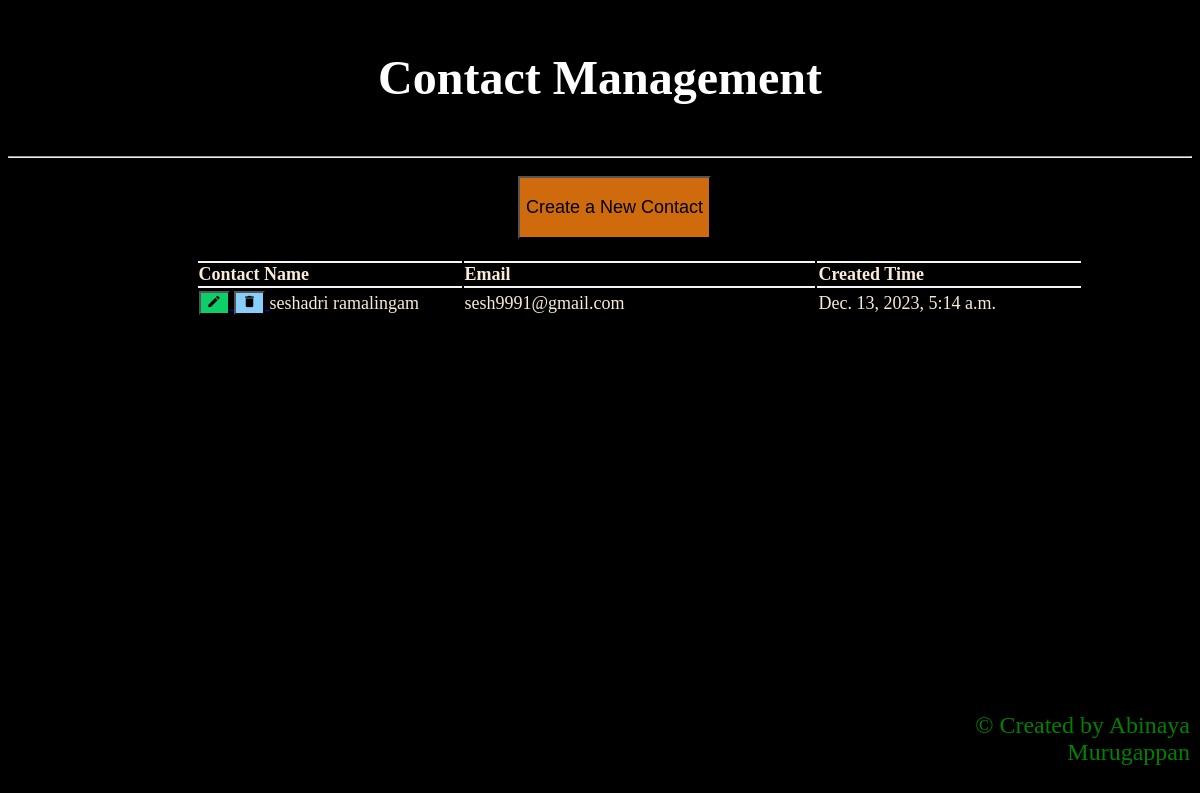
Before: /contacts/ with the older database file.
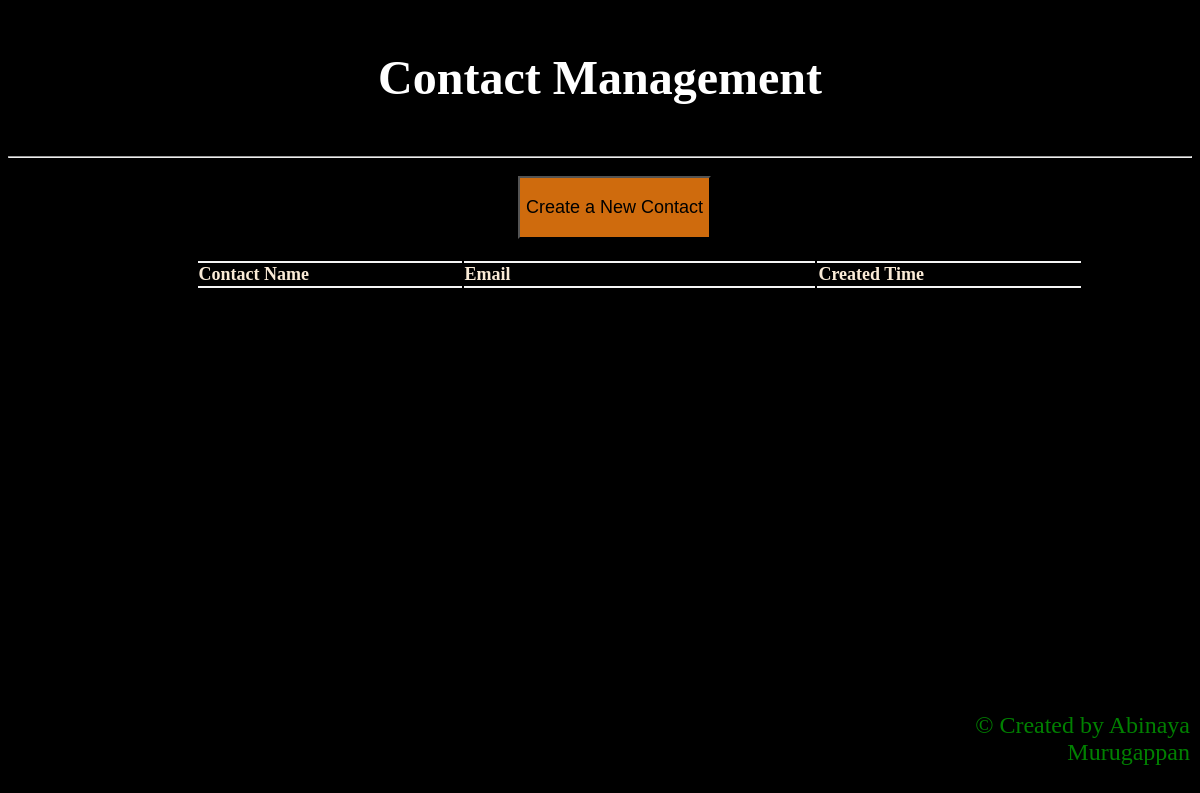
After: the same page with the newer database file.
### contacts/models.py (models this page shows, shortened)
class Contact(models.Model):
    name = models.CharField(max_length=100)
    email = models.EmailField()
    created_time = models.DateTimeField("time published")
    notes = models.CharField(max_length=500, null=True, blank=True)

### contacts/views.py (the view)
# urls.py: urlpatterns = [path("", views.contacts_list, name="contacts_list"),
def contacts_list(request):
    contacts = Contact.objects.all()
    return render(request, 'contacts/contact_list.html', {'contacts': contacts})

### contacts/templates/contacts/contact_list.html (shortened to what this page needs)
<!DOCTYPE html>
<html lang="en">
<head>
</head>
<body>
<div class = "heading">
    <h1>Contact Management</h1>
</div>
<hr>
<div class="create-btn-div">
    <a href="{% url 'contact_create'%}">
        <button type="button" class="create-button">
            <p class="create-button-txt">Create a New Contact</p>
        </button>
    </a>
</div>
<div class = "table">
    <table>
        <thead>
            <tr>
                <th>Contact Name</th>
                <th>Email</th>
                <th>Created Time</th>
            </tr>
        </thead>
        <tbody>
            {% for contact in contacts %}
                <tr>
                    <td>
                        <a href="{% url 'contact_details' contact.id %}">
                            <button type="button" class="edit-button">
                                <i class="material-icons icon edit-icon">edit</i>
                            </button>
                        </a>
                        <a href="{% url 'contact_delete' contact.id %}">
                            <button type="button" class="delete-button">
                                <i class="material-icons icon delete-icon">delete</i>
                            </button>
                        </a>
                        {{ contact.name }}
                    </td>
                    <td>{{ contact.email }}</td>
                    <td>{{ contact.created_time }}</td>
                </tr>
            {% endfor %}
        </tbody>
    </table>
</div>
</body>
<footer>
    <p>&copy; Created by Abinaya Murugappan </p>
</footer>
</html>

Changed rows visible on the page:
removed Contact: name "seshadri ramalingam", email "sesh9991@gmail.com", created_time "Dec. 13, 2023, 5:14 a.m."
